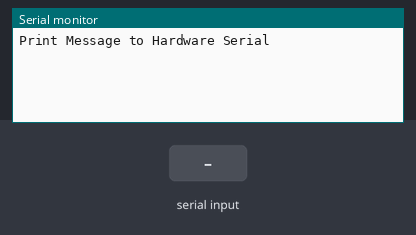
This sketch was run on a simulated Arduino Uno, built with avr-gcc and run on an emulated ATmega328P. Parts: the last lines printed to the serial monitor. Inputs (shaded band) come from the test bench.

Above: at 1.2 s.
1.3 s: "1" received over the second serial link
At 2.5 s:
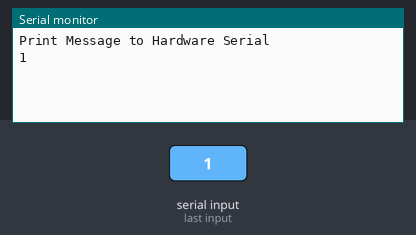
2.8 s: "0" received over the second serial link
At 3.7 s:
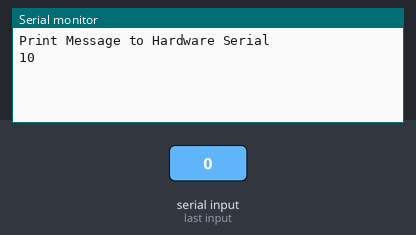

Measured:
- after the input at 1.3 s, the serial monitor: prints a new line at once (image 1)
- after the input at 2.8 s, the serial monitor: prints a new line at once (image 2)

The sketch:

H-softwareSerial.ino
```cpp
/*****************************************************************************************
 *    RG 101 - Serial Communication     ______
 *    Software Serial                  | >_   |
 *                                     |      |
 *                                     |______|
 *
 *
 *  This code will start a software serial instance on pins 10/11 as well as a hardware
 *  serial port. It will connect the two serial ports so that input from the hardware
 *  port is sent as output on the software serial port and vice versa.
 *
 *  Software serial is not as reliable as hardware serial, and should be used
 *  sparingly and at lower speeds.
 *
 *
 * For a more in depth explanation of wiring,  this code and more information on using
 * serial communication and Arduino check out ourserial communication tutorial
 * http://learn.robotgeek.com/robotgeek-101-1/245-robotgeek-101-serial-communication.html
 *
 * Important Functions
 *  swSerial()
 *  Serial.begin()
 *  Serial.println()
 *  Serial.available()
 *  Serial.read()
 *  Serial.write()
 *  swSerial.begin()
 *  swSerial.println()
 *  swSerial.available()
 *  swSerial.read()
 *  swSerial.write()
 *****************************************************************************************/

#include <SoftwareSerial.h>


SoftwareSerial swSerial(10, 11); //start software class RX-10, TX-11

char incomingData;  //create an empty chracter variable to hold the incoming data

//setup runs once when the Geekduino/Arduino is turned on
void setup()
{
  Serial.begin(9600);
  Serial.println("Print Message to Hardware Serial");


  swSerial.begin(4800);
  swSerial.println("Print Message to Software Serial");


} //setup() is done, go to loop()

//loop runs forever once setup is complete
void loop()
{
  //check if there is data on the Hardware Serial port and if so print it to the Software serial port
  if (Serial.available())
  {
    swSerial.write(Serial.read());
  }


  //check if there is data on the Software Serial port and if so print it to the Hardware serial port
  if (swSerial.available())
  {
    Serial.write(swSerial.read());
  }

}//go back to the first line in loop()
```
